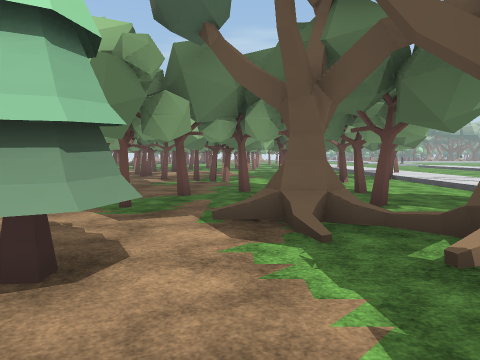
View 1 (above)

24 first-person views from a walk through a 3-D level made in the Unity game engine. The camera is 1.5 m above the floor, tilts 4° down and sees 70° across. The floor is counted in squares, 2 m on a side. Each view is taken from the middle of a square. On the plan, view 1 faces up. The plan holds only what a view shows up to about 11 squares ahead; the rest is blank. The place goes on beyond the plan. The player is left out. Some surface patterns are stand-ins.

View 2
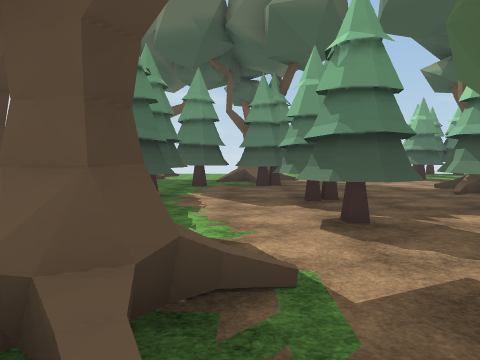

View 3
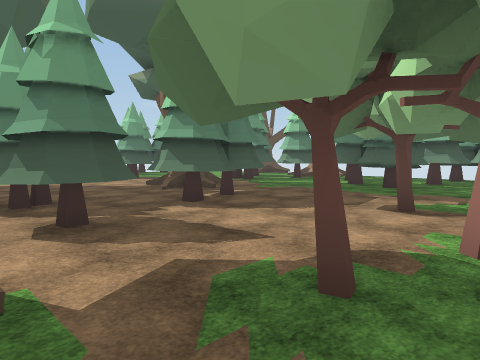

View 4
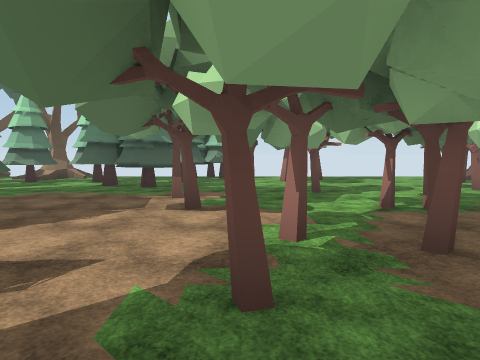

View 5
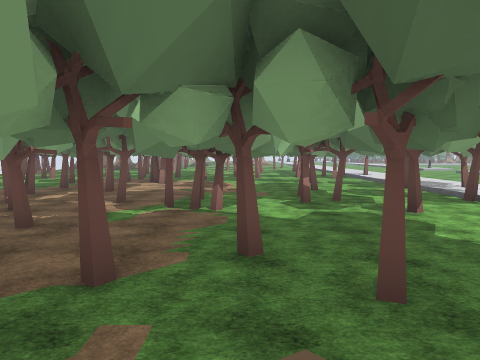

View 6
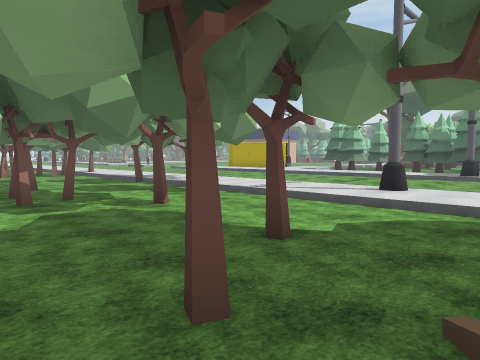

View 7
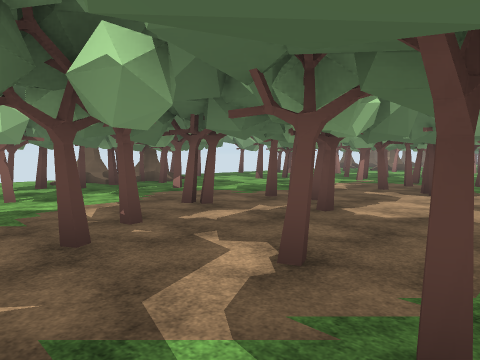

View 8
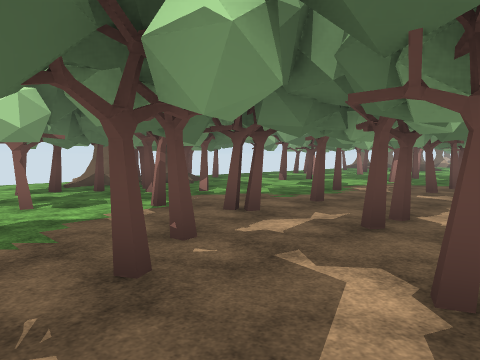

View 9
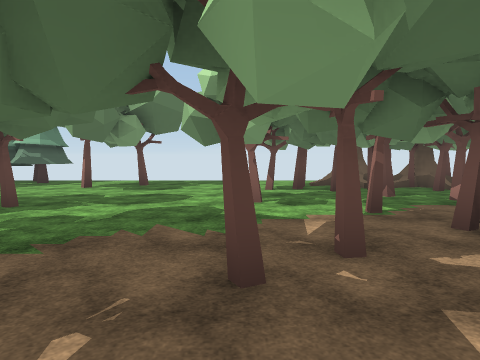

View 10
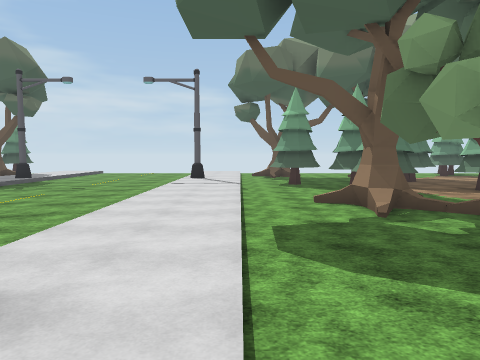

View 11
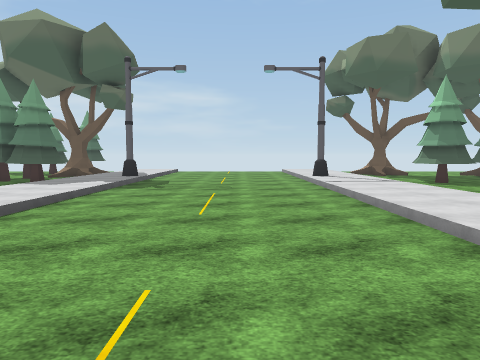

View 12
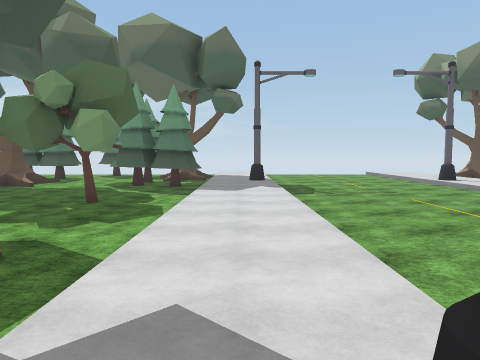

View 13
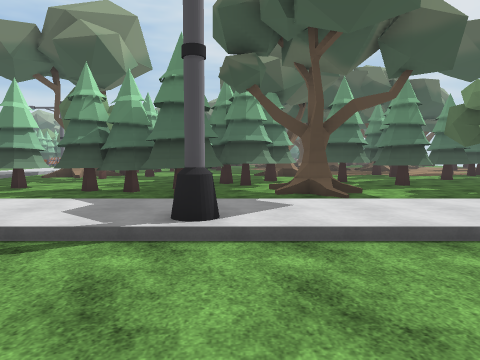

View 14
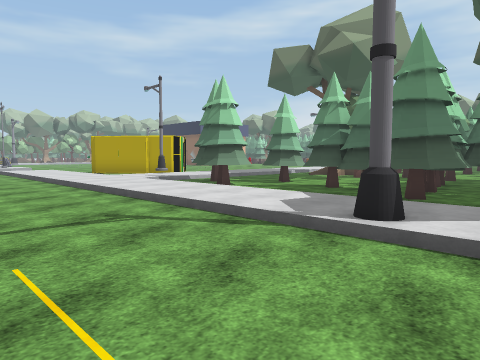

View 15
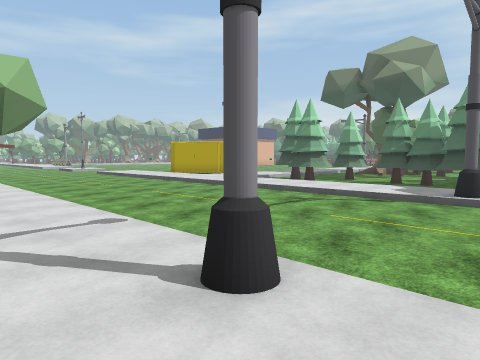

View 16
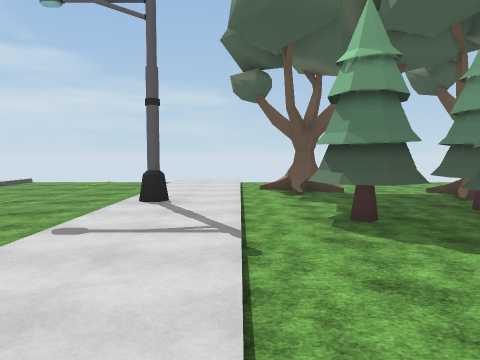

View 17
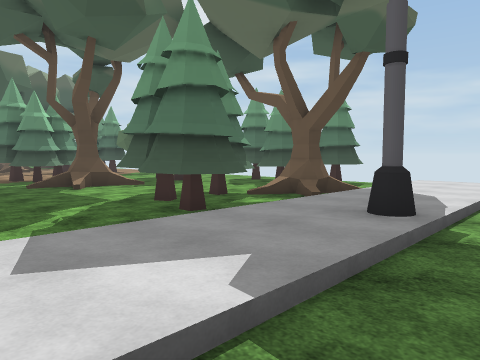

View 18
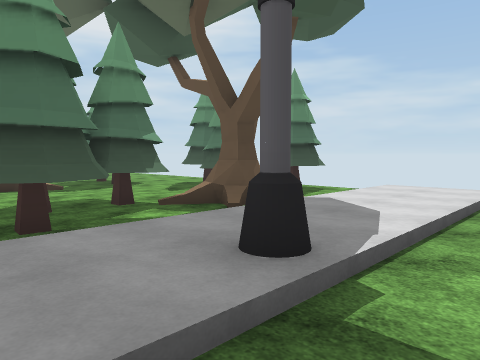

View 19
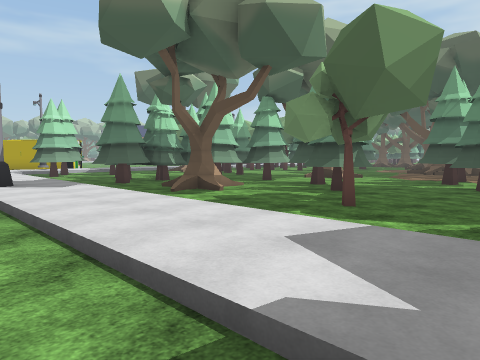

View 20
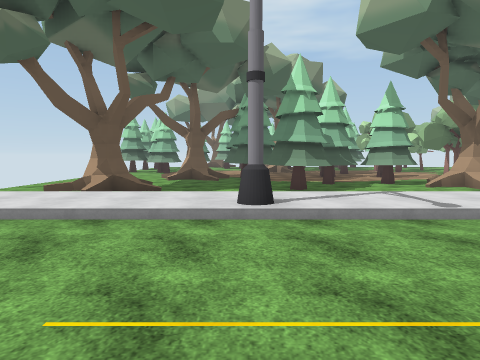

View 21
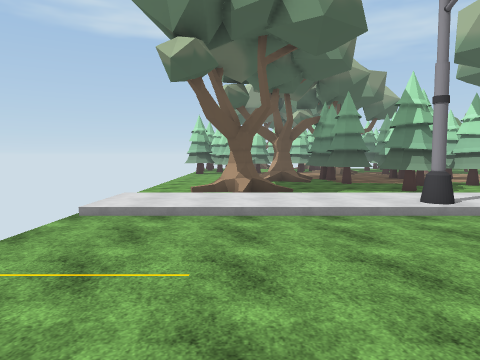

View 22
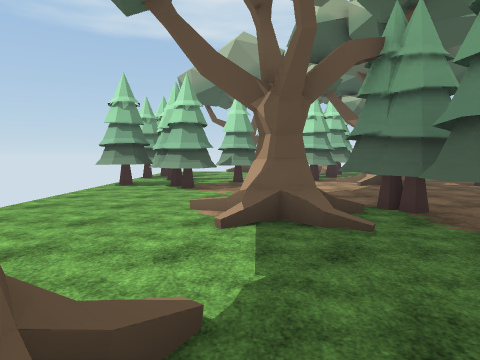

View 23
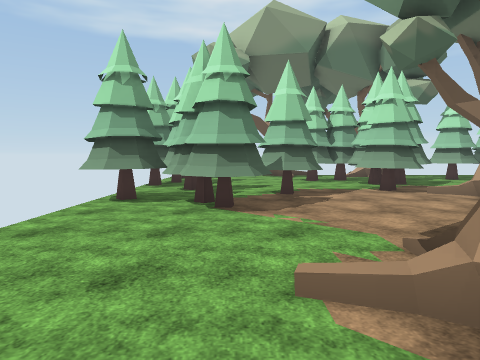

View 24
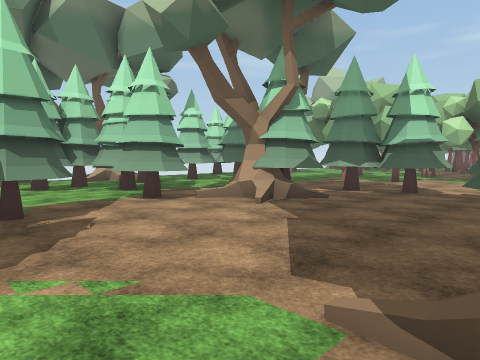

### Floor plan
Key: @ floor where view 1 was taken; # wall or solid block; x gap in a wall; . main floor; : floor 0.25 m higher than the main floor; / step, stairs or slope; T thing the floor can be seen under or through; O other object.
Columns run from 13 left of view 1 to 23 right of it. Each row starts with its distance up from view 1.
 17     .....##.        /.. ./:
 16    ....#..#.        /..../::
 15   /O........ ...../:/..../://
 14  x####..#... ..#..#:/..../:/##  ..
 13   O###....#.......##/..../:/# ....OO
 12  ...#..#..........///..../:/###..
 11  ..#....#...#..#..#:/..../:/.x....
 10   ...#...#..#...#./:/..../:/.# ...
  9  .........#......./:/..../:/.#  #.#
  8  ................./:/..../:/#####.
  7  .#...#.....##.#../#/....#:/..###
  6  ..#............../:/..../:/.O/###
  5  ##...#....#./O.../:/..../:////...
  4  ###........./O.../:/..../:/....#..
  3  #####......../OO./:/..../:/...#....
  2   ..##...TTTT..#../:/..../:/.#....###
  1    ##...TTT T.##../:/..../:/.....####
  0   .#....T..TT@.#../:/..../:/.....#
 -1  O.#... O/....###./:/..../:/........#
 -2  ...## //...#.#.##/:/..../:/##...O.##
 -3  ..#####....###.../#/....#:/.#...O.##
 -4 O..##........O..../:/..../:/.#.....
 -5 OO ....#....OO...//:/....///O/...#
 -6    .....##......O//:/..../:/  #..
 -7     ..####.......//:/..../:/.####
 -8     #####........./:/..../:/.#
 -9         #

Positions as (right, up) in squares from view 1, and headings:
1: (0, 0), facing up
2: (0, 6), facing down
3: (0, 6), facing down-left
4: (0, 5), facing left
5: (0, 4), facing up
6: (0, 5), facing up-right
7: (-1, 9), facing up-left
8: (-2, 9), facing up-left
9: (-2, 10), facing left
10: (5, 9), facing down
11: (9, 8), facing down
12: (13, 8), facing down
13: (9, 7), facing right
14: (9, 6), facing up-right
15: (5, 6), facing up-right
16: (5, 3), facing down
17: (11, 1), facing down-right
18: (11, -1), facing down-right
19: (11, -1), facing up-right
20: (11, -3), facing left
21: (12, -6), facing left
22: (4, -5), facing left
23: (1, -6), facing left
24: (-1, -6), facing up-left
